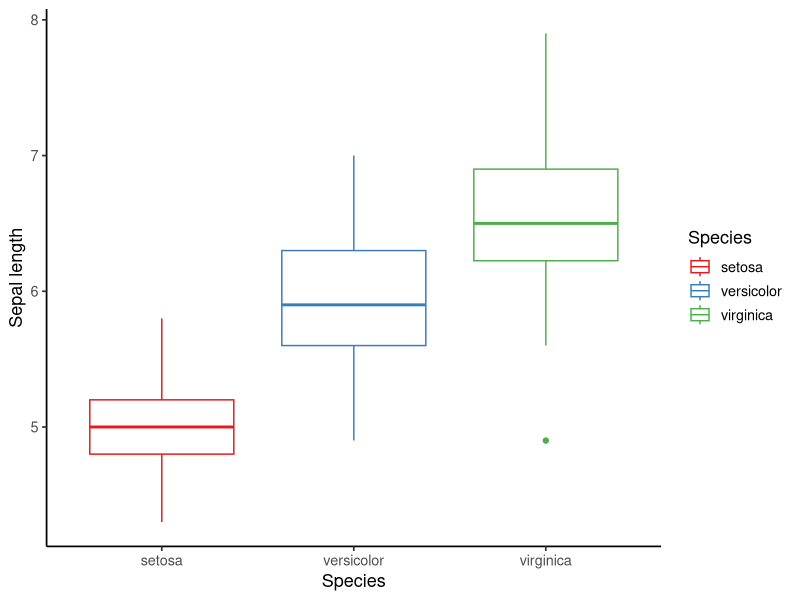
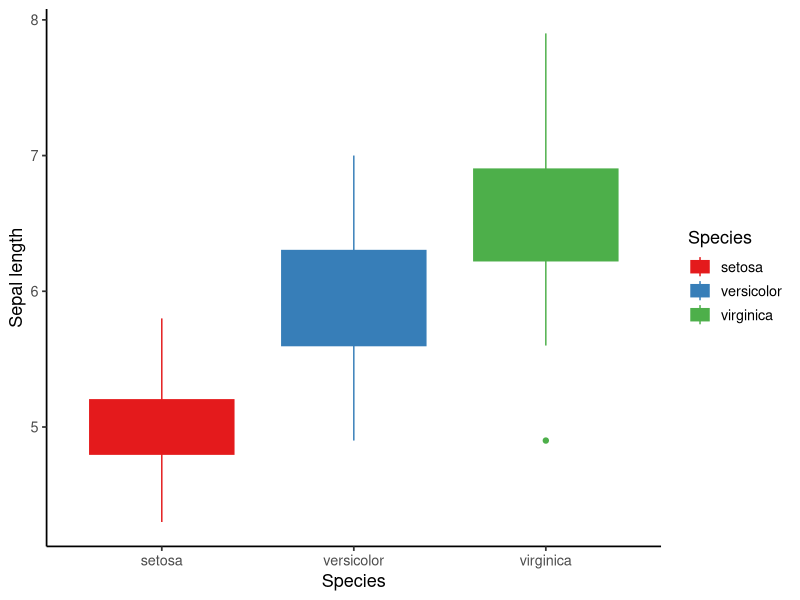
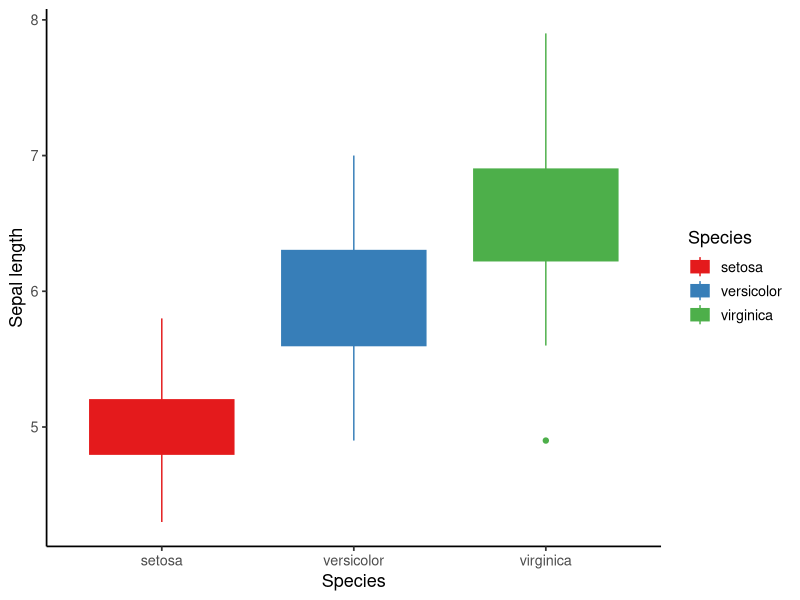
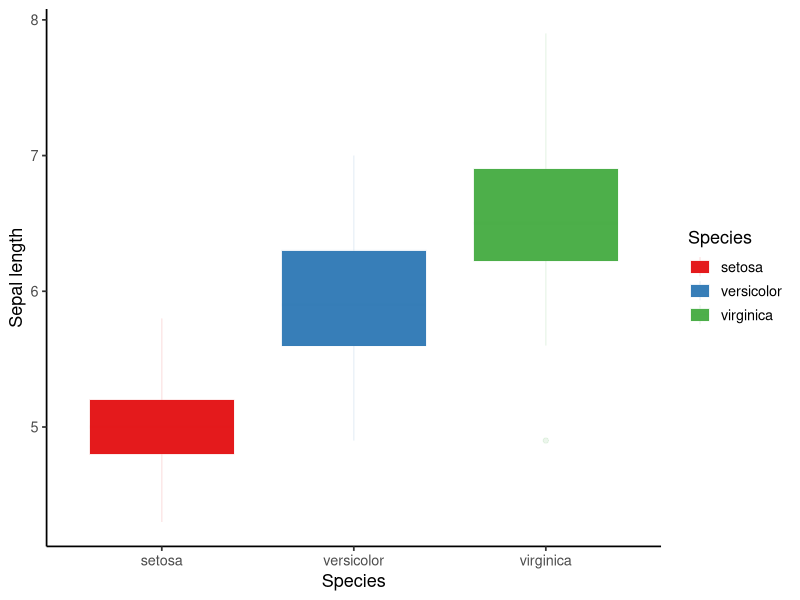
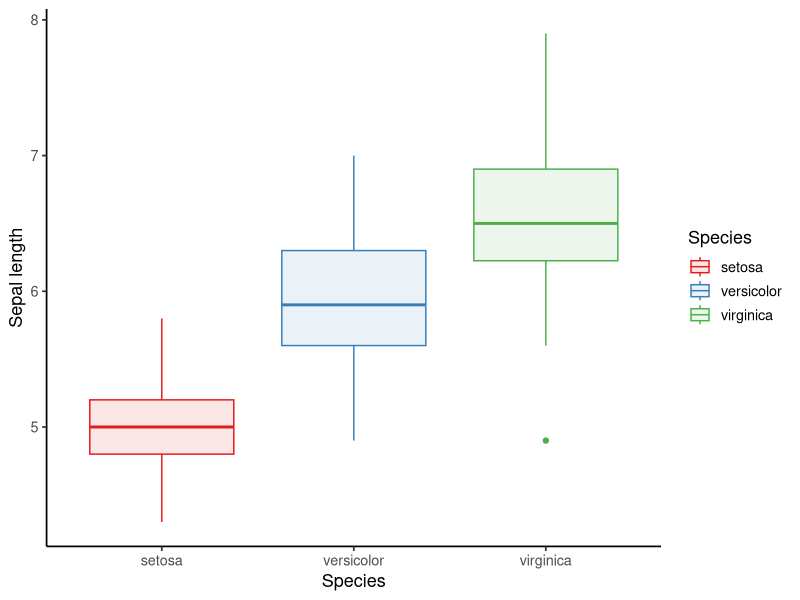
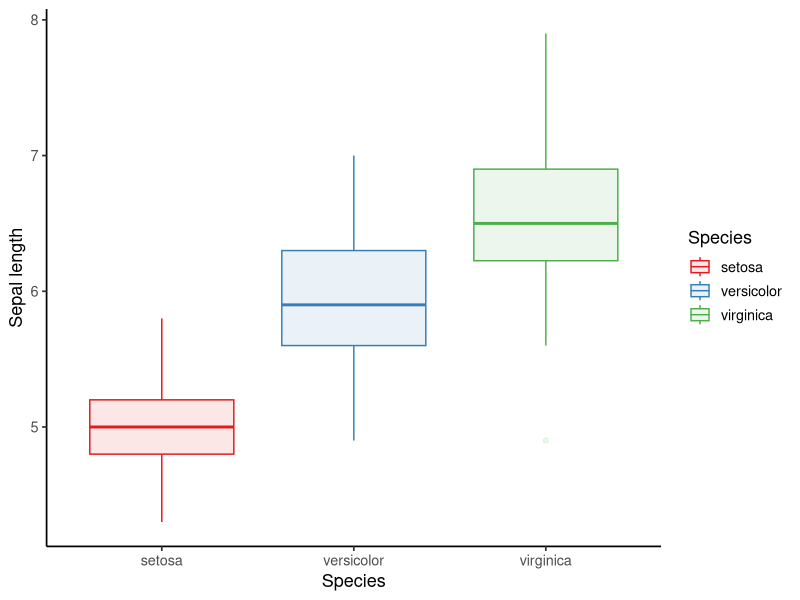

Recreate these plots in R, in order.
## ---- chunk 1
knitr::opts_chunk$set(message = F, 
                      error = F, 
                      warning = F,
                      fig.align = "center")

## ---- chunk 2
library(tidyverse)

ggplot(iris, aes(x = Species, y = Sepal.Length)) + 
  geom_boxplot(aes(color = Species)) +
  scale_color_brewer(palette = "Set1") + 
  labs(x = "Species", y = "Sepal length") + 
  theme_classic(base_size = 13)

## ---- chunk 3
ggplot(iris, aes(x = Species, y = Sepal.Length)) + 
  geom_boxplot(aes(color = Species, fill = Species)) +
  scale_color_brewer(palette = "Set1") + 
  scale_fill_brewer(palette = "Set1") +
  labs(x = "Species", y = "Sepal length") + 
  theme_classic(base_size = 13)

## ---- chunk 4
ggplot(iris, aes(x = Species, y = Sepal.Length)) + 
  geom_boxplot(aes(color = Species, fill = after_scale(color))) + # use "after_scale()" to reuse the scale of color aesthetic for the fill aesthetic
  scale_color_brewer(palette = "Set1") +
  labs(x = "Species", y = "Sepal length") + 
  theme_classic(base_size = 13)

## ---- chunk 5
ggplot(iris, aes(x = Species, y = Sepal.Length)) + 
  geom_boxplot(aes(color = Species, fill = after_scale(color),
                   color = after_scale(alpha(color, 0.1)))) +  # use "after_scale()" to modify the scale of first color aesthetic
  scale_color_brewer(palette = "Set1") + 
  labs(x = "Species", y = "Sepal length") + 
  theme_classic(base_size = 13)

## ---- chunk 6
ggplot(iris, aes(x = Species, y = Sepal.Length)) + 
  geom_boxplot(aes(color = Species, fill = after_scale(alpha(color, 0.1)))) +  # use "after_scale()" to reuse and modify the scale of color aesthetic for the fill aesthetic
  scale_color_brewer(palette = "Set1") + 
  labs(x = "Species", y = "Sepal length") + 
  theme_classic(base_size = 13)

## ---- chunk 7
ggplot(iris, aes(x = Species, y = Sepal.Length)) + 
  geom_boxplot(aes(color = Species, fill = after_scale(color)), alpha = 0.1) +
  scale_color_brewer(palette = "Set1") + 
  labs(x = "Species", y = "Sepal length") + 
  theme_classic(base_size = 13)
